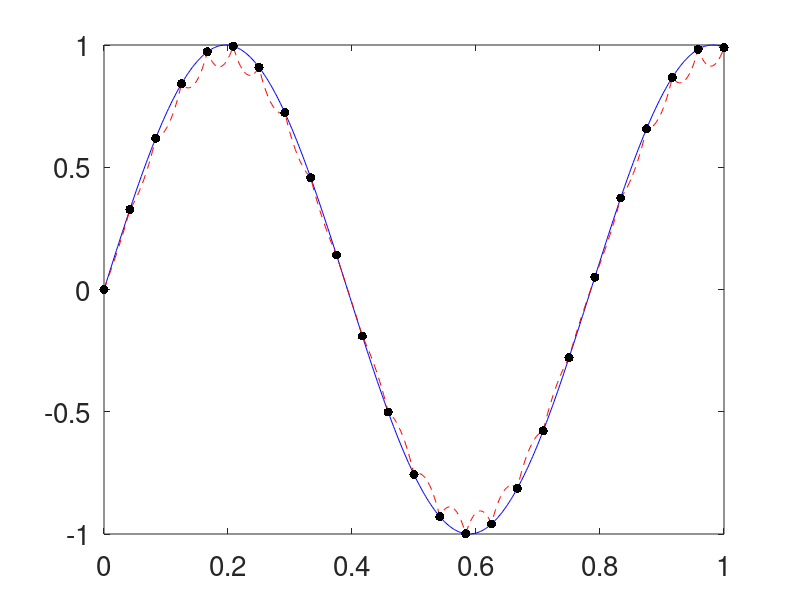

Write the MATLAB code that produced this figure.
%Cones and Kernel Approximation for Guarantees
%% Preliminaries
clear all
close all
format compact
set(0,'defaultaxesfontsize',20,'defaulttextfontsize',20)
testfun=@(x) sin(8*x);

%% Kernel
a=20;
kernel=@(x,t) exp(-a*abs(bsxfun(@minus,x,t'))).*(1+abs(bsxfun(@minus,x,t')));

%% Data and spline approximation
n=25;
xnode=linspace(0,1,n)';
Kmat=kernel(xnode,xnode);
condK=cond(Kmat)
y=testfun(xnode);
c=Kmat\y;
splinef=@(x) kernel(x,xnode)*c;

%% Plot of test function and spline
nplot=500;
xplot=linspace(0,1,nplot)';
plot(xplot,testfun(xplot),'b-',...
    xplot,splinef(xplot),'r--',...
    xnode,y,'k.','markersize',20,...
    'linewidth',3)
ntest=1000;
xtest=linspace(0,1,ntest)';

%% Root mean square error
error=sqrt(mean((testfun(xtest)-splinef(xtest)).^2))

normHsplinef=c'*y
xpxt=bsxfun(@plus,xnode,xnode');
Ktildemat=(sqrt(pi/2)/(2*a)) ...
    *exp(-((a^2)/2)*(bsxfun(@minus,xnode,xnode').^2)) ...
    .*(-erf((a/sqrt(2))*(xpxt-2)) + erf((a/sqrt(2))*xpxt));
condKtilde=cond(Ktildemat)
Herrbd=1-trace(Ktildemat/Kmat)
guesserrest=Herrbd*normHsplinef
